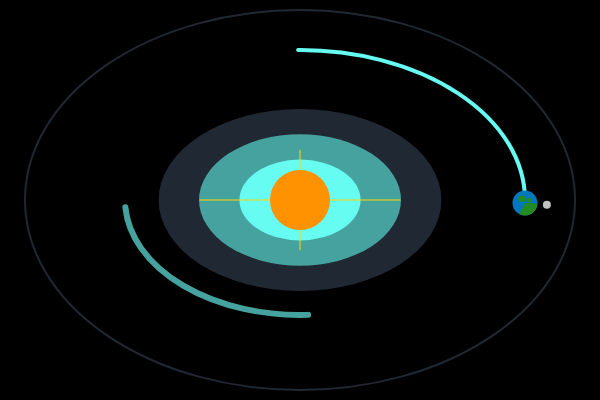
Frame 1 (no input)
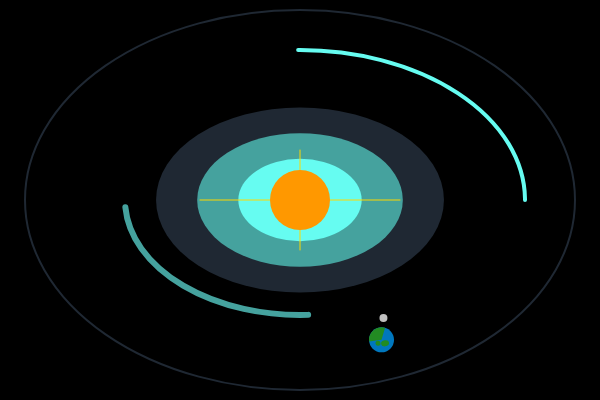
Frame 60 (no input)
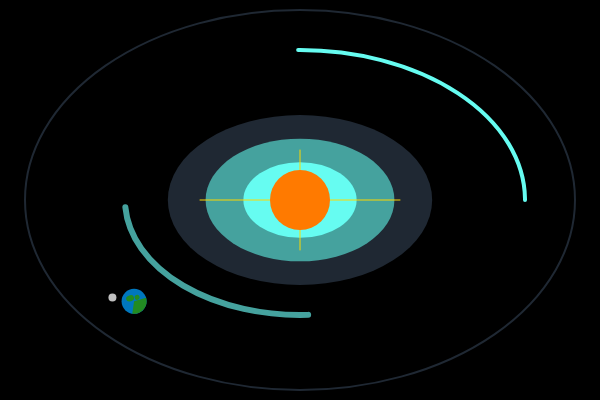
Frame 120 (the mouse pressed at the canvas centre since frame 60)

The p5.js sketch that drew these frames (run headless with seeded random() and noise() and a simulated clock; from frame 60 on, the mouse is pressed at the canvas centre):

// p5.js sketch
// ── sketch.js
let 시작프레임;

function setup() {
  createCanvas(600, 400);
}

function draw() {
  background("#000000"); 
  
  let 파동 = sin(frameCount * 0.05); 
  let 파동크기 = map(파동, -1, 1, 0.8, 1.2); 

  push();
  translate(300, 200);
  noFill();
  stroke("#1F2833");
  strokeWeight(2);
  ellipse(0, 0, 550, 380); 
  pop();

  push();
  translate(300, 200);
  noFill();
  stroke("#66FCF1");
  strokeWeight(4);
  arc(0, 0, 450, 300, 4.7, 0);  
  stroke("#45A29E");
  strokeWeight(6);
  arc(0, 0, 350, 230, 1.5, 3.1);
  pop();

  noStroke();
  fill("#1F2833");
  ellipse(300, 200, 280 * 파동크기, 180 * 파동크기); 
  fill("#45A29E");
  ellipse(300, 200, 200 * 파동크기, 130 * 파동크기);
  fill("#66FCF1");
  ellipse(300, 200, 120 * 파동크기, 80 * 파동크기);

  let 색1 = color("#FF4500");
  let 색2 = color("#FFD700");
  let 색3 = lerpColor(색1, 색2, (파동 + 1) / 2);

  stroke("#FFD700");
  strokeWeight(1);
  line(300, 150, 300, 250);
  line(200, 200, 400, 200);

  noStroke();
  fill(색3); 
  ellipse(300, 200, 60, 60); 

  push();
  translate(300, 200); 
  
  let 지구X = cos(frameCount * 0.02) * 225;
  let 지구Y = sin(frameCount * 0.02) * 150;

  push();
  translate(지구X, 지구Y); 
  noStroke();
  fill("#0077BE");
  ellipse(0, 0, 25, 25); 
  
  push();
  rotate(frameCount * 0.05); 
  fill("#228B22"); 
  arc(0, 0, 25, 25, 0, 2.0); 
  ellipse(-3, -4, 8, 6);     
  ellipse(4, -3, 5, 5);      
  pop();

  let 달X = cos(frameCount * 0.08) * 22;
  let 달Y = sin(frameCount * 0.08) * 22;
  fill("#C0C0C0"); 
  ellipse(달X, 달Y, 8, 8); 
  pop(); 
  
  pop(); 
}
